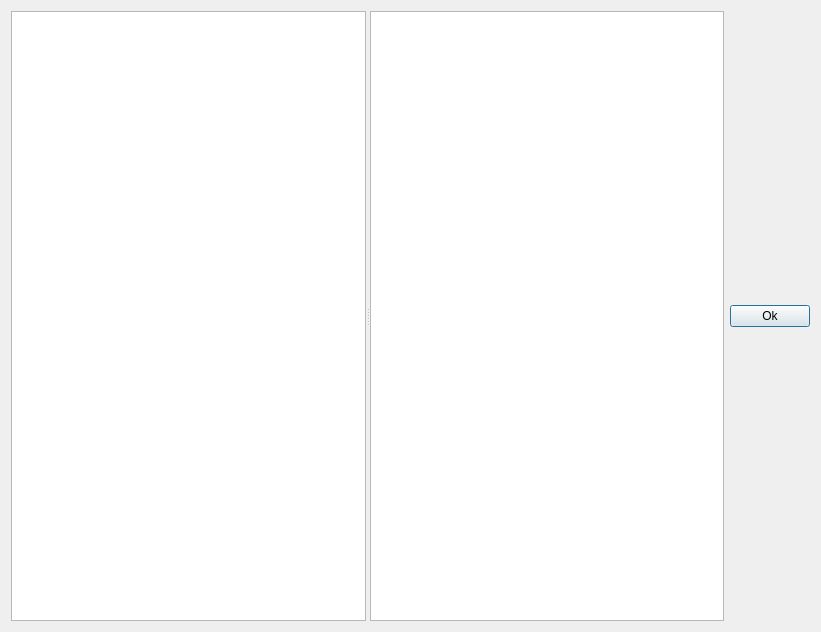
<?xml version="1.0" encoding="UTF-8"?>
<ui version="4.0">
 <class>deckChange</class>
 <widget class="QDialog" name="deckChange">
  <property name="geometry">
   <rect>
    <x>0</x>
    <y>0</y>
    <width>821</width>
    <height>632</height>
   </rect>
  </property>
  <property name="windowTitle">
   <string>Dialog</string>
  </property>
  <layout class="QHBoxLayout" name="horizontalLayout">
   <item>
    <widget class="QSplitter" name="splitter">
     <property name="orientation">
      <enum>Qt::Orientation::Horizontal</enum>
     </property>
     <widget class="QTreeView" name="treeView"/>
     <widget class="QListView" name="listView"/>
    </widget>
   </item>
   <item>
    <widget class="QPushButton" name="confirmButton">
     <property name="text">
      <string>Ok</string>
     </property>
    </widget>
   </item>
  </layout>
 </widget>
 <resources/>
 <connections/>
</ui>
